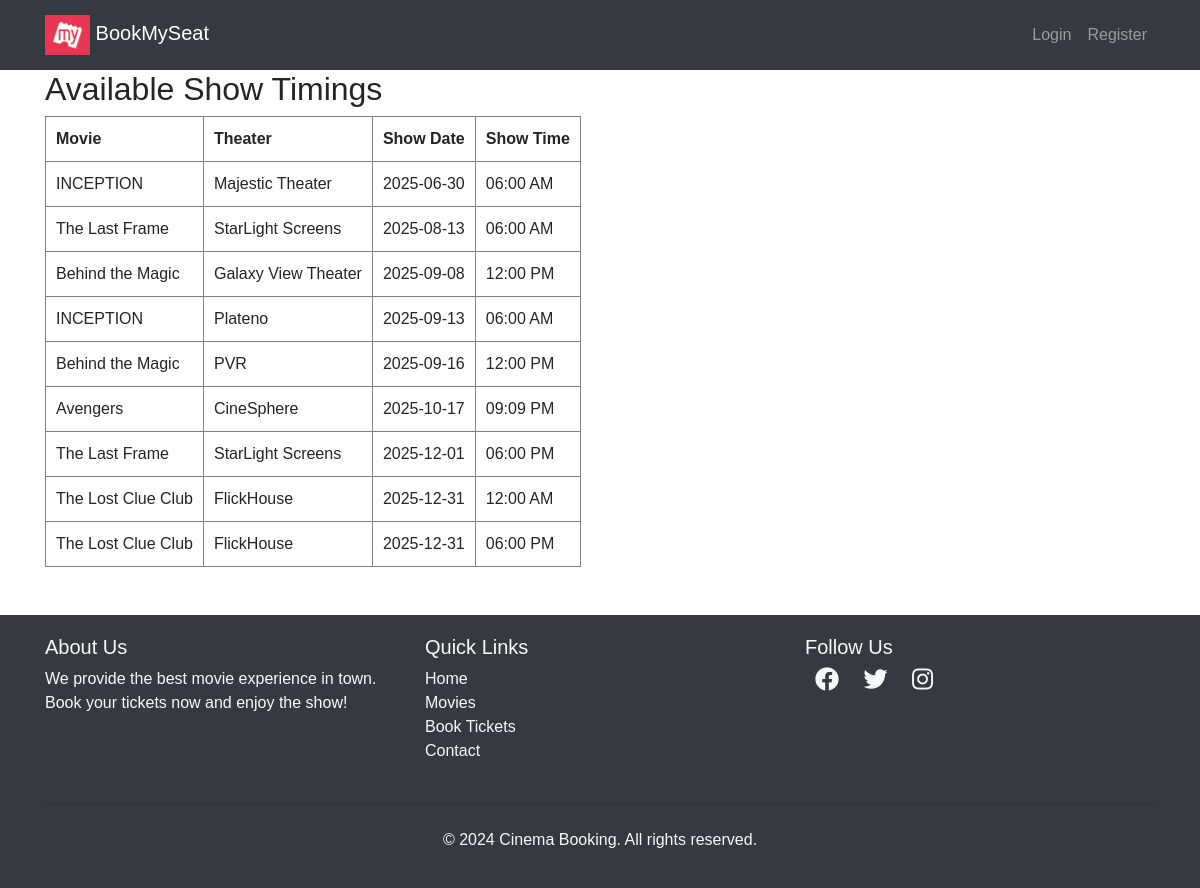
/movies/show-timings/, run on the app's committed database.
### movies/models.py (models this page shows, shortened)
class Theater(models.Model):
    name = models.CharField(max_length=255)
    movie = models.ForeignKey(Movie,on_delete=models.CASCADE,related_name='theaters')
    time= models.DateTimeField()
    base_price = models.DecimalField(max_digits=6, decimal_places=2, default=200.00)

class Movie(models.Model):
    name= models.CharField(max_length=255)
    image= models.ImageField(upload_to="movies/")
    rating = models.DecimalField(max_digits=3,decimal_places=1)
    cast= models.TextField()
    description= models.TextField(blank=True,null=True)

### movies/views.py (the view)
# urls.py: path('show-timings/', views.show_timings_view, name='show_timings'),
def show_timings_view(request):
    theaters = Theater.objects.select_related('movie').all().order_by('time')
    return render(request, 'movies/show_timings.html', {'theaters': theaters})

### templates/movies/show_timings.html
{% extends 'users/basic.html' %}
{% block content %}
<h2>Available Show Timings</h2>
<table border="1" cellpadding="10">
    <thead>
        <tr>
            <th>Movie</th>
            <th>Theater</th>
            <th>Show Date</th>
            <th>Show Time</th>
        </tr>
    </thead>
    <tbody>
        {% for theater in theaters %}
        <tr>
            <td>{{ theater.movie.name }}</td>
            <td>{{ theater.name }}</td>
            <td>{{ theater.time|date:"Y-m-d" }}</td>
            <td>{{ theater.time|time:"h:i A" }}</td>
        </tr>
        {% empty %}
        <tr>
            <td colspan="4">No show timings available.</td>
        </tr>
        {% endfor %}
    </tbody>
</table>
{% endblock %}

### templates/users/basic.html (style rules this page uses)
body { font-family: Arial, sans-serif; }

### data on the page
Theater: movie.name "INCEPTION", name "Majestic Theater", time "2025-06-30", time "06:00 AM"
Theater: movie.name "The Last Frame", name "StarLight Screens", time "2025-08-13", time "06:00 AM"
Theater: movie.name "Behind the Magic", name "Galaxy View Theater", time "2025-09-08", time "12:00 PM"
Theater: movie.name "INCEPTION", name "Plateno", time "2025-09-13", time "06:00 AM"
Theater: movie.name "Behind the Magic", name "PVR", time "2025-09-16", time "12:00 PM"
Theater: movie.name "Avengers", name "CineSphere", time "2025-10-17", time "09:09 PM"
Theater: movie.name "The Last Frame", name "StarLight Screens", time "2025-12-01", time "06:00 PM"
Theater: movie.name "The Lost Clue Club", name "FlickHouse", time "2025-12-31", time "12:00 AM"
Theater: movie.name "The Lost Clue Club", name "FlickHouse", time "2025-12-31", time "06:00 PM"
